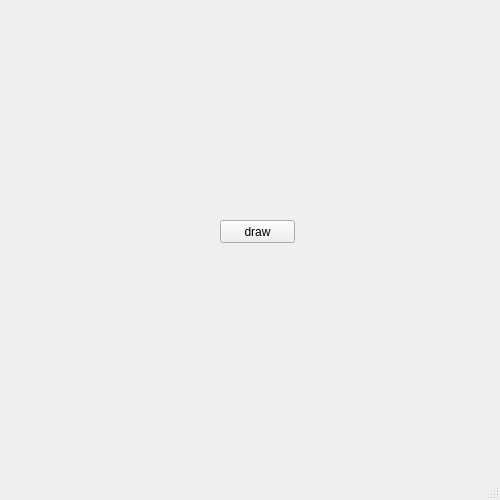
<?xml version="1.0" encoding="UTF-8"?>
<ui version="4.0">
 <class>MainWindow</class>
 <widget class="QMainWindow" name="MainWindow">
  <property name="geometry">
   <rect>
    <x>0</x>
    <y>0</y>
    <width>500</width>
    <height>500</height>
   </rect>
  </property>
  <property name="minimumSize">
   <size>
    <width>500</width>
    <height>500</height>
   </size>
  </property>
  <property name="maximumSize">
   <size>
    <width>500</width>
    <height>500</height>
   </size>
  </property>
  <property name="windowTitle">
   <string>MainWindow</string>
  </property>
  <widget class="QWidget" name="centralwidget">
   <widget class="QPushButton" name="pushButton">
    <property name="geometry">
     <rect>
      <x>220</x>
      <y>220</y>
      <width>75</width>
      <height>23</height>
     </rect>
    </property>
    <property name="text">
     <string>draw</string>
    </property>
   </widget>
  </widget>
  <widget class="QStatusBar" name="statusbar"/>
 </widget>
 <resources/>
 <connections/>
</ui>
